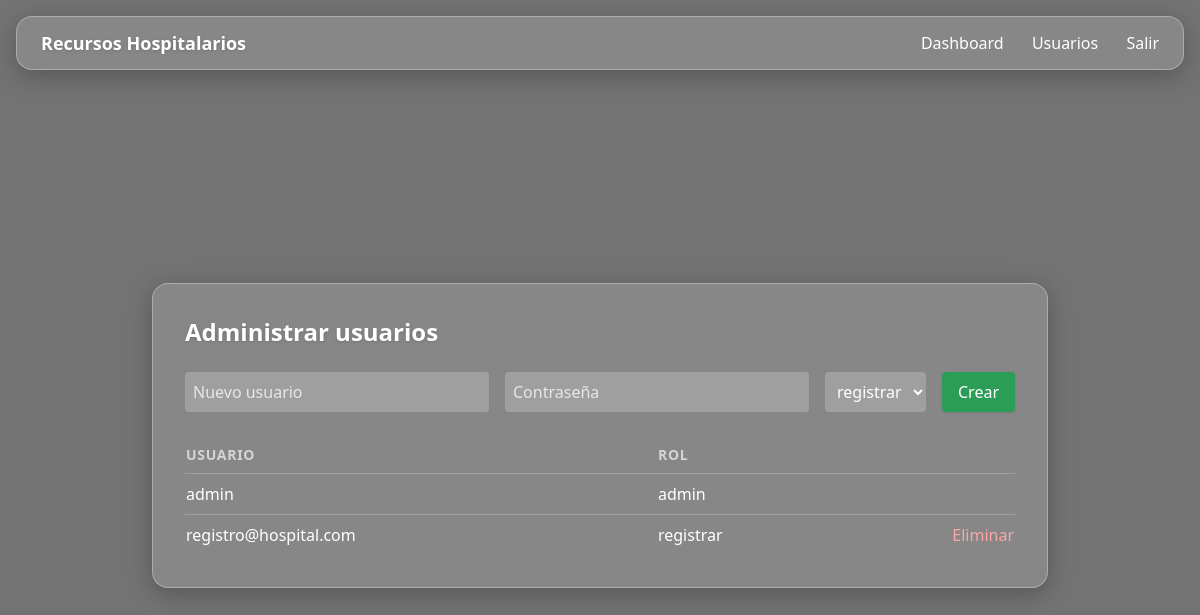
Screenshot of /users (signed in) with the database file from the repository.
### models.py (models this page shows, shortened)
class User(db.Model):
    id       = db.Column(db.Integer, primary_key=True)
    username = db.Column(db.String(50), unique=True, nullable=False)
    password = db.Column(db.String(255), nullable=False)
    role     = db.Column(db.String(20), nullable=False, default='registrar')  # 'admin' | 'registrar'
    @property
    def is_authenticated(self):
        return True

### routes.py (the view)
    @login_required
    def wrapper(*args, **kwargs):
        if current_user.role != 'admin':
            abort(403)
        return fn(*args, **kwargs)

### routes.py (called while the page is built)
@login_manager.user_loader
def load_user(user_id):
    return db.session.get(User, int(user_id))

def admin_required(fn):
    @login_required
    def wrapper(*args, **kwargs):
        if current_user.role != 'admin':
            abort(403)
        return fn(*args, **kwargs)
    wrapper.__name__ = fn.__name__
    return wrapper

@app.route('/users')
@admin_required
def users():
    return render_template('users.html', users=User.query.all())

### templates/users.html (shortened to what this page needs)
{% extends 'base.html' %}
{% block content %}
<div class="glass p-8">
  <h1 class="text-2xl font-bold mb-6 drop-shadow">Administrar usuarios</h1>
  <form method="post" action="{{ url_for('add_user') }}" class="flex flex-wrap gap-4 mb-8">
    <input name="username" placeholder="Nuevo usuario"
           class="flex-1 min-w-[150px] p-2 rounded bg-white/20 placeholder-gray-200" required>
    <input type="password" name="password" placeholder="Contraseña"
           class="flex-1 min-w-[150px] p-2 rounded bg-white/20 placeholder-gray-200" required>
    <select name="role" class="p-2 rounded bg-white/20">
      <option value="registrar">registrar</option>
    </select>
    <button class="px-4 rounded bg-green-600/80 hover:bg-green-600 shadow">Crear</button>
  </form>
  <div class="overflow-x-auto">
    <table class="w-full text-left">
      <thead>
        <tr class="uppercase text-sm tracking-wider text-gray-200/80">
          <th class="pb-2">Usuario</th>
          <th class="pb-2">Rol</th>
          <th></th>
        </tr>
      </thead>
      <tbody>
      {% for u in users %}
        <tr class="border-t border-white/20">
          <td class="py-2">{{ u.username }}</td>
          <td class="py-2">{{ u.role }}</td>
          <td class="py-2 text-right">
            {% if u.id != current_user.id %}
            <form method="post" action="{{ url_for('delete_user', user_id=u.id) }}"
                  onsubmit="return confirm('¿Eliminar {{u.username}}?')">
              <button class="text-red-300 hover:text-red-400">Eliminar</button>
            </form>
            {% endif %}
          </td>
        </tr>
      {% endfor %}
      </tbody>
    </table>
  </div>
</div>
{% endblock %}

### static/css/style.css (style rules this page uses)
body { margin: 0; font-family: 'Segoe UI', sans-serif; background-image: url("/static/img/fondo-hospital.png"); background-size: cover; background-position: center; background-attachment: fixed; }
body::before { content: ""; position: fixed; inset: 0; background: rgba(0, 0, 0, 0.55); z-index: -1; }
.glass { background: rgba(255, 255, 255, 0.15); border: 1px solid rgba(255, 255, 255, 0.3); border-radius: 1rem; backdrop-filter: blur(12px); -webkit-backdrop-filter: blur(12px); box-shadow: 0 6px 25px rgba(0, 0, 0, 0.25); }

### rows the page displays
User: username "admin", role "admin"
User: username "registro@hospital.com", role "registrar"
